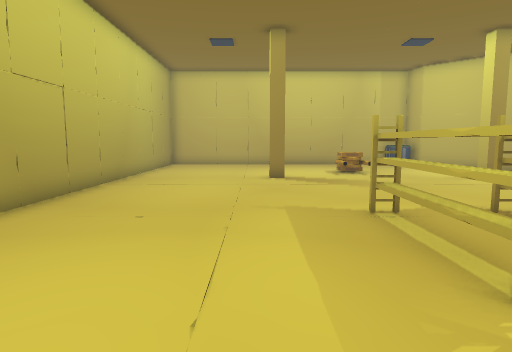
[1] (above)

17 first-person views from a walk through a Unity game level. The camera is 1.5 m above the floor, tilts 6° down and sees 75° across. The floor is counted in squares, 1 m on a side. Each view is taken from the middle of a square. On the plan, view 1 faces up. The plan holds only what a view shows up to about 15 squares ahead; the rest is blank. Some animated figures are left out.

[2]
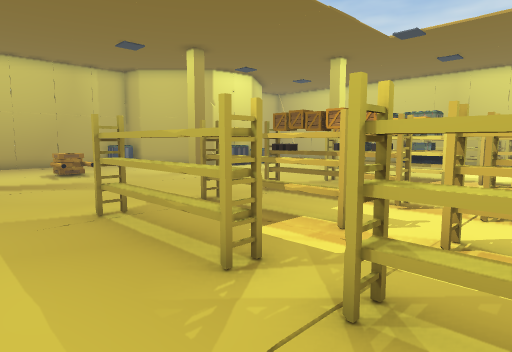

[3]
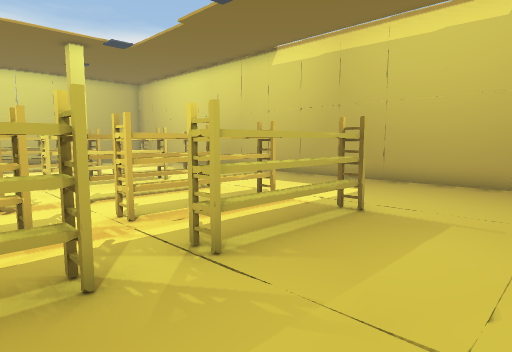

[4]
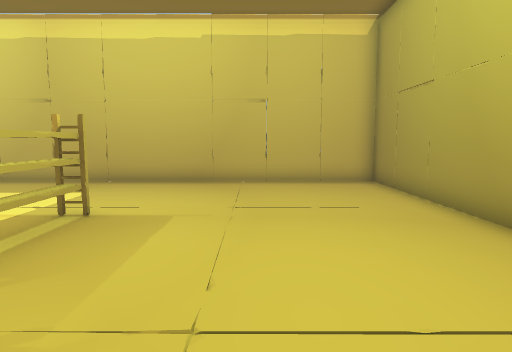

[5]
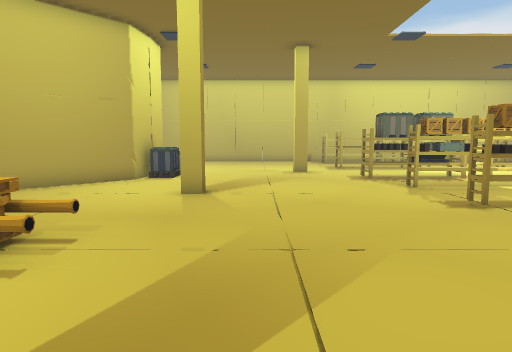

[6]
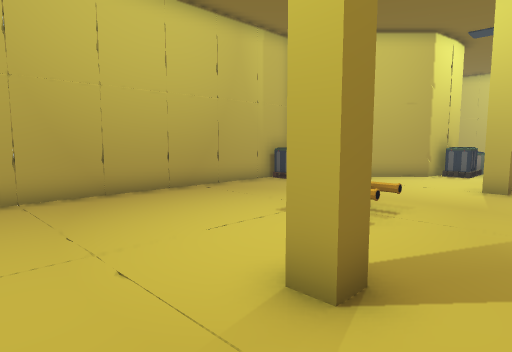

[7]
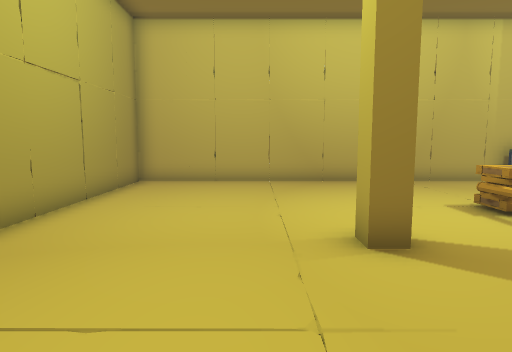

[8]
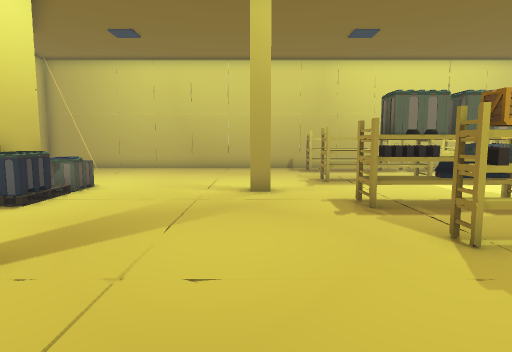

[9]
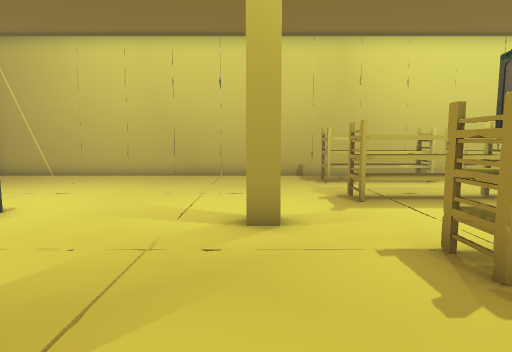

[10]
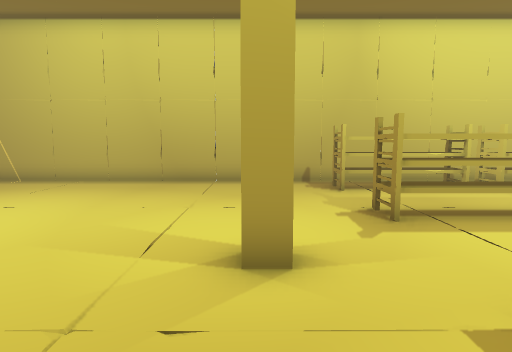

[11]
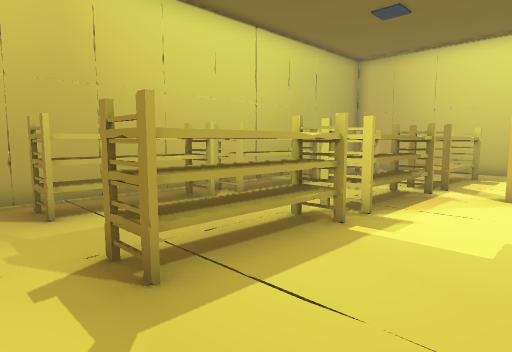

[12]
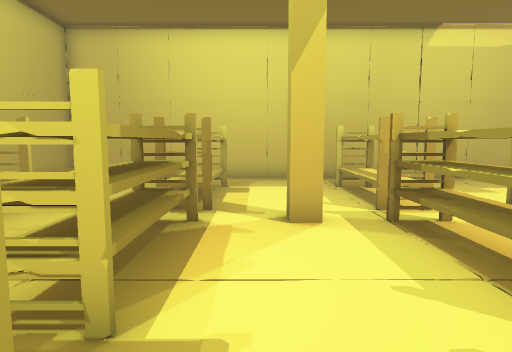

[13]
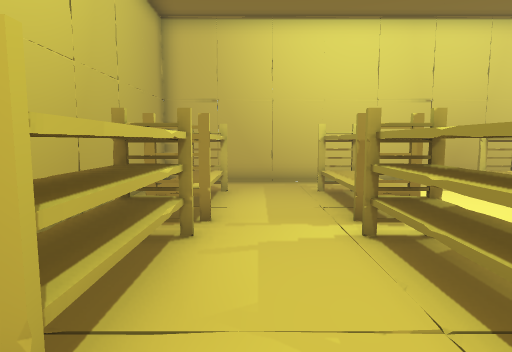

[14]
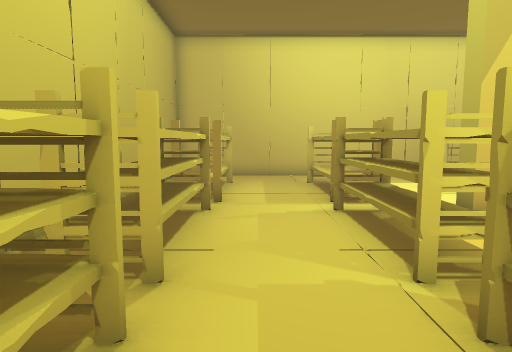

[15]
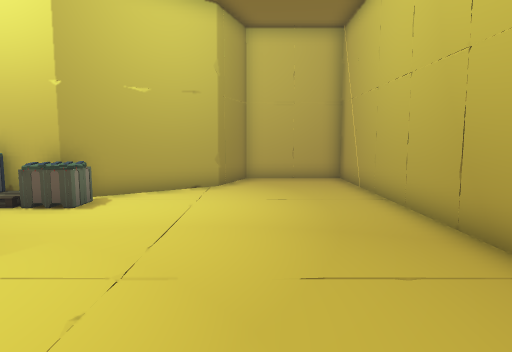

[16]
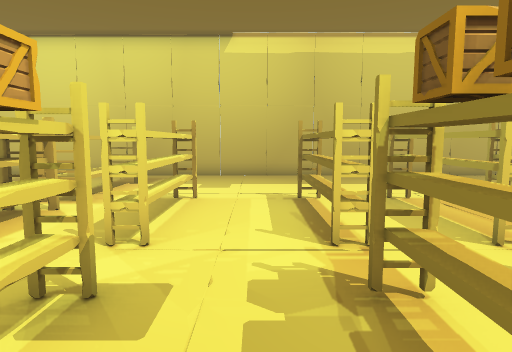

[17]
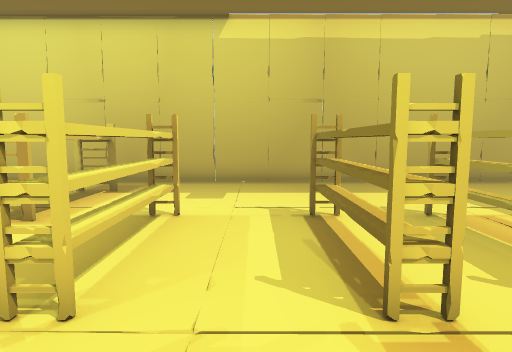

### Floor plan
Points are (right, up) in squares from view 1. A wall is a line through its corners. A room is listed if a view was taken in it or the views show most of it. See-through windows are left out.
Room 1 (views 1, 2, 3, 4, 5, 6, 7, 8, 9, 10, 11, 12, 13, 14, 15, 16, 17)
walls: (15.8, 9.5) (15.8, 10.2); (10, 13.5) (9.4, 13.5) (9.4, 14.1); (15.8, -1) (16.4, -1) (16.4, -1.6); (14.6, 16.5) (13, 16.7) (10, 19.7); (1.2, 13.5) (0.6, 13.5) (0.6, 14.2); (7.2, 21.4) (-5.4, 21.4) (-5.4, 6.9); (-5.4, -1.5) (-5.4, -8.4) (24.4, -8.4) (24.4, 21.4) (20.6, 21.4) (19.7, 19.1) (16, 16.4) (14.4, 16.5)
objects: other object (3, -3); other object (3, -2) to (3, 0); other object (3, 1); other object (3, 3); other object (3, 4) to (3, 6); other object (3, 7); pipe (4, 15) to (4, 16); other object (5, -3); other object (5, -2) to (5, 0); other object (5, 1); other object (5, 3); other object (5, 4) to (5, 6); other object (5, 7); pipe (5, 15) to (5, 16); crate (5, 17); other object (7, -2) to (8, 1); other object (7, 3) to (8, 5); other object (8, -3); other object (8, 1); other object (8, 3); other object (8, 6); other object (8, 7); crate (8, 20) to (9, 21); other object (9, 7); other object (11, -3); other object (11, -2) to (11, 0); other object (11, 1); other object (11, 3); other object (11, 4) to (11, 5); crate (11, 6); other object (11, 7); other object (13, -6) to (14, -2); other object (13, -1) to (14, 2); other object (13, 4); other object (13, 7); crate (14, 4) to (14, 5); crate (14, 6) to (14, 7); crate (14, 16) to (15, 16); crate (16, 15) to (17, 16); other object (18, -6) to (19, -2); other object (18, -1) to (19, 2); other object (18, 4) to (19, 7); other object (22, -6) to (23, -2); other object (22, -1) to (23, 2); other object (22, 4) to (23, 7)

Where each view was taken, in squares from view 1:
view 1: 0 up, 0 right, facing up
view 2: 0 up, 0 right, facing up-right
view 3: 4 up, 1 left, facing down-right
view 4: 4 up, 1 left, facing down
view 5: 12 up, 0 right, facing right
view 6: 12 up, 2 left, facing up-right
view 7: 9 up, 1 left, facing up
view 8: 10 up, 6 right, facing right
view 9: 10 up, 10 right, facing right
view 10: 10 up, 12 right, facing right
view 11: 9 up, 15 right, facing down-right
view 12: 5 up, 17 right, facing down
view 13: 4 up, 21 right, facing down
view 14: 6 up, 21 right, facing down
view 15: 8 up, 21 right, facing up
view 16: 6 up, 9 right, facing down
view 17: 4 up, 9 right, facing down
